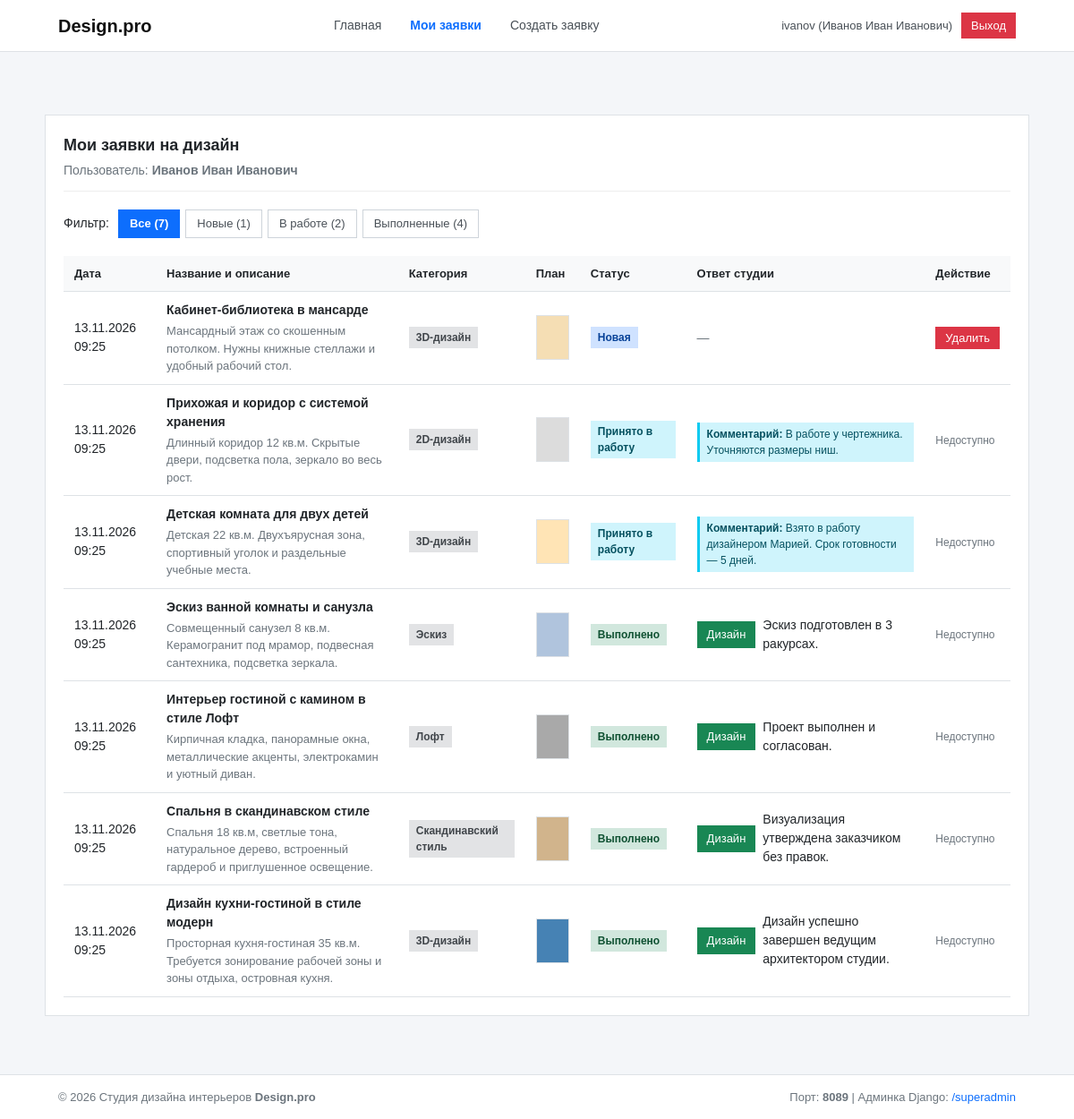
Page /cabinet/ (signed in) on the earlier database version.
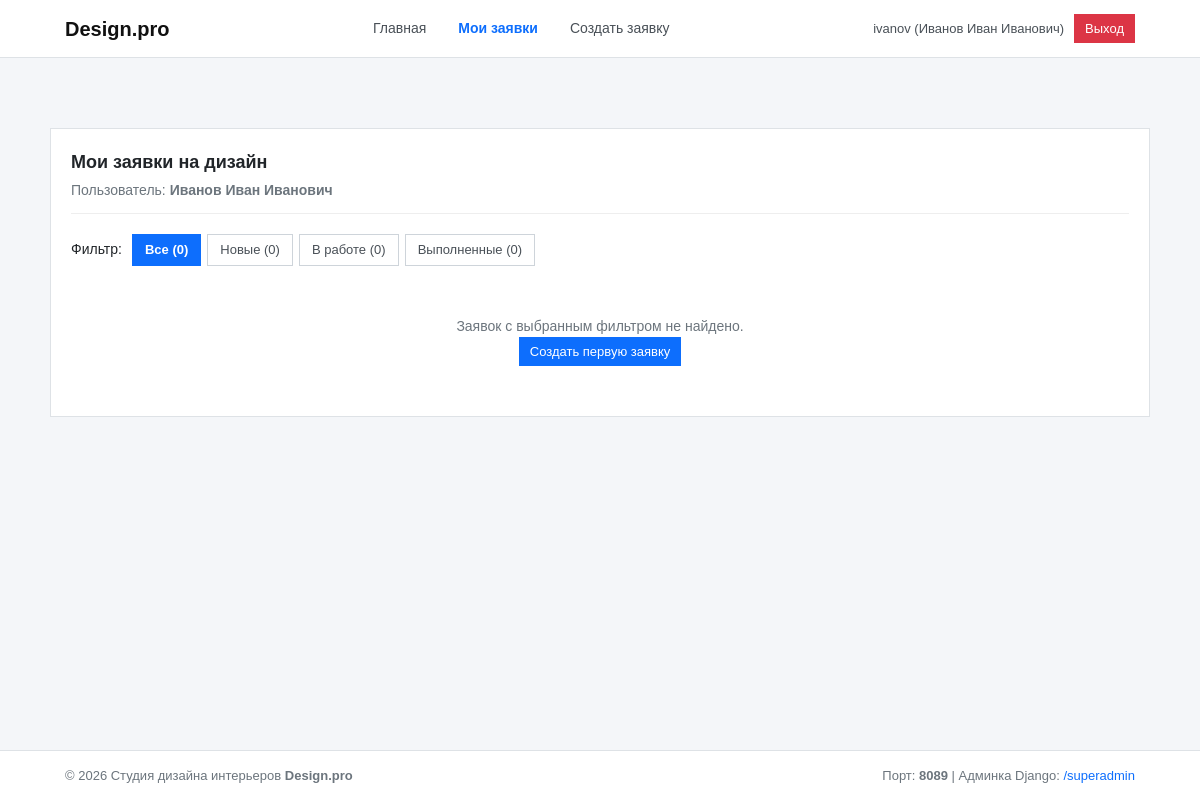
Same page on the later database version.
### catalog/models.py (models this page shows, shortened)
class Application(models.Model):
    STATUS_NEW = 'new'
    STATUS_IN_PROGRESS = 'in_progress'
    STATUS_COMPLETED = 'completed'
    STATUS_CHOICES = [
        (STATUS_NEW, 'Новая'),
        (STATUS_IN_PROGRESS, 'Принято в работу'),
        (STATUS_COMPLETED, 'Выполнено'),
    ]
    user = models.ForeignKey(
        settings.AUTH_USER_MODEL,
        on_delete=models.CASCADE,
        related_name='applications',
        verbose_name='Пользователь'
    )
    title = models.CharField(
        max_length=200,
        verbose_name='Название заявки'
    )
    description = models.TextField(
        verbose_name='Описание заявки'
    )
    category = models.ForeignKey(
        Category,
        on_delete=models.CASCADE,
        related_name='applications',
        verbose_name='Категория заявки'
    )
    photo = models.ImageField(
        upload_to='photos/',
        validators=[validate_photo_file],
        verbose_name='Фото помещения или его план'
    )
    created_at = models.DateTimeField(
        auto_now_add=True,
        verbose_name='Временная метка добавления'
    )
    status = models.CharField(
        max_length=20,
        choices=STATUS_CHOICES,
        default=STATUS_NEW,
        verbose_name='Статус заявки'
    )
    comment = models.TextField(
        blank=True,
        null=True,
        verbose_name='Комментарий администратора'
    )
    design_image = models.ImageField(
        upload_to='designs/',
        blank=True,
        null=True,
        validators=[validate_design_file],
        verbose_name='Изображение созданного дизайна'
    )
    class Meta:
        verbose_name = 'Заявка'
        verbose_name_plural = 'Заявки'
        ordering = ['-created_at']
    @property
    def is_deletable(self):
        return self.status == self.STATUS_NEW

class Category(models.Model):
    name = models.CharField(
        max_length=100,
        unique=True,
        verbose_name='Название категории'
    )
    class Meta:
        verbose_name = 'Категория'
        verbose_name_plural = 'Категории'
        ordering = ['name']

### catalog/views.py (the view)
# urls.py: path('cabinet/', views.cabinet_view, name='cabinet'),
@login_required
def cabinet_view(request):
    user_apps = Application.objects.filter(user=request.user).select_related('category')
    total_count = user_apps.count()
    new_count = user_apps.filter(status=Application.STATUS_NEW).count()
    in_progress_count = user_apps.filter(status=Application.STATUS_IN_PROGRESS).count()
    completed_count = user_apps.filter(status=Application.STATUS_COMPLETED).count()
    current_filter = request.GET.get('status', 'all')
    if current_filter in [Application.STATUS_NEW, Application.STATUS_IN_PROGRESS, Application.STATUS_COMPLETED]:
        user_apps = user_apps.filter(status=current_filter)
    user_apps = user_apps.order_by('-created_at')
    context = {
        'applications': user_apps,
        'current_filter': current_filter,
        'total_count': total_count,
        'new_count': new_count,
        'in_progress_count': in_progress_count,
        'completed_count': completed_count,
    }
    return render(request, 'catalog/cabinet.html', context)

### templates/catalog/cabinet.html (shortened to what the changed rows need)
{% extends 'base.html' %}
{% block content %}
<div class="box">
    <div class="box-header">
        <div>
            <h2 class="box-title">Мои заявки на дизайн</h2>
        </div>
    </div>
    <div class="filter-bar">
        <div class="filter-group">
            <a href="{% url 'cabinet' %}?status=all" class="filter-btn {% if current_filter == 'all' or not current_filter %}active{% endif %}">
                Все ({{ total_count }})
            </a>
            <a href="{% url 'cabinet' %}?status=new" class="filter-btn {% if current_filter == 'new' %}active{% endif %}">
                Новые ({{ new_count }})
            </a>
            <a href="{% url 'cabinet' %}?status=in_progress" class="filter-btn {% if current_filter == 'in_progress' %}active{% endif %}">
                В работе ({{ in_progress_count }})
            </a>
            <a href="{% url 'cabinet' %}?status=completed" class="filter-btn {% if current_filter == 'completed' %}active{% endif %}">
                Выполненные ({{ completed_count }})
            </a>
        </div>
    </div>
    {% if applications %}
        <div class="table-wrap">
            <table>
                <thead>
                    <tr>
                        <th class="col-date">Дата</th>
                        <th>Название и описание</th>
                        <th class="col-category">Категория</th>
                        <th class="col-thumb">План</th>
                        <th class="col-status">Статус</th>
                        <th>Ответ студии</th>
                        <th class="col-action">Действие</th>
                    </tr>
                </thead>
                <tbody>
                    {% for app in applications %}
                        <tr>
                            <td class="col-date-text">
                                {{ app.created_at|date:"d.m.Y H:i" }}
                            </td>
                            <td>
                                <div class="app-title">{{ app.title }}</div>
                                <div class="app-desc">{{ app.description }}</div>
                            </td>
                            <td>
                                <span class="badge badge-category">{{ app.category.name }}</span>
                            </td>
                            <td>
                                {% if app.photo %}
                                    <a href="{{ app.photo.url }}" target="_blank">
                                        <img src="{{ app.photo.url }}" alt="План" class="app-thumb">
                                    </a>
                                {% else %}
                                    <span class="text-muted">—</span>
                                {% endif %}
                            </td>
                            <td>
                                {% if app.status == 'new' %}
                                    <span class="badge badge-new">Новая</span>
                                {% elif app.status == 'in_progress' %}
                                    <span class="badge badge-progress">Принято в работу</span>
                                {% elif app.status == 'completed' %}
                                    <span class="badge badge-completed">Выполнено</span>
                                {% endif %}
                            </td>
                            <td>
                                {% if app.status == 'in_progress' and app.comment %}
                                    <div class="comment-text"><strong>Комментарий:</strong> {{ app.comment }}</div>
                                {% elif app.status == 'completed' %}
                                    <div class="completed-reply">
                                        {% if app.design_image %}
                                            <a href="{{ app.design_image.url }}" target="_blank" class="btn btn-sm btn-success">Дизайн</a>
                                        {% endif %}
                                        {% if app.comment %}
                                            <span class="comment-note">{{ app.comment }}</span>
                                        {% endif %}
                                    </div>
                                {% else %}
                                    <span class="text-muted">—</span>
                                {% endif %}
                            </td>
                            <td class="col-action-cell">
                                {% if app.is_deletable %}
                                    <button type="button" class="btn btn-danger btn-sm" onclick="document.getElementById('delModal{{ app.pk }}').showModal()">
                                        Удалить
                                    </button>
                                {% else %}
                                    <span class="text-muted small">Недоступно</span>
                                {% endif %}
                            </td>
                        </tr>
                    {% endfor %}
                </tbody>
            </table>
        </div>
    {% else %}
        <div class="empty-state">
            <p class="empty-state-text">Заявок с выбранным фильтром не найдено.</p>
            <a href="{% url 'application-create' %}" class="btn btn-sm btn-primary">Создать первую заявку</a>
        </div>
    {% endif %}
</div>
{% endblock %}

Differences in the rows shown:
removed Application: created_at "13.11.2026 09:25", title "Кабинет-библиотека в мансарде", description "Мансардный этаж со скошенным потолком. Нужны книжные стеллажи и удобный рабочий стол.", category.name "3D-дизайн", photo (picture), status "Новая"
removed Application: created_at "13.11.2026 09:25", title "Прихожая и коридор с системой хранения", description "Длинный коридор 12 кв.м. Скрытые двери, подсветка пола, зеркало во весь рост.", category.name "2D-дизайн", photo (picture), status "Принято в работу", comment "В работе у чертежника. Уточняются размеры ниш."
removed Application: created_at "13.11.2026 09:25", title "Детская комната для двух детей", description "Детская 22 кв.м. Двухъярусная зона, спортивный уголок и раздельные учебные места.", category.name "3D-дизайн", photo (picture), status "Принято в работу", comment "Взято в работу дизайнером Марией. Срок готовности — 5 дней."
removed Application: created_at "13.11.2026 09:25", title "Эскиз ванной комнаты и санузла", description "Совмещенный санузел 8 кв.м. Керамогранит под мрамор, подвесная сантехника, подсветка зеркала.", category.name "Эскиз", photo (picture), status "Выполнено", comment "Эскиз подготовлен в 3 ракурсах."
removed Application: created_at "13.11.2026 09:25", title "Интерьер гостиной с камином в стиле Лофт", description "Кирпичная кладка, панорамные окна, металлические акценты, электрокамин и уютный диван.", category.name "Лофт", photo (picture), status "Выполнено", comment "Проект выполнен и согласован."
removed Application: created_at "13.11.2026 09:25", title "Спальня в скандинавском стиле", description "Спальня 18 кв.м, светлые тона, натуральное дерево, встроенный гардероб и приглушенное освещение.", category.name "Скандинавский стиль", photo (picture), status "Выполнено", comment "Визуализация утверждена заказчиком без правок."
removed Application: created_at "13.11.2026 09:25", title "Дизайн кухни-гостиной в стиле модерн", description "Просторная кухня-гостиная 35 кв.м. Требуется зонирование рабочей зоны и зоны отдыха, островная кухня.", category.name "3D-дизайн", photo (picture), status "Выполнено", comment "Дизайн успешно завершен ведущим архитектором студии."
Other differences:
{{ total_count }}: "7" → "0"
{{ new_count }}: "1" → "0"
{{ in_progress_count }}: "2" → "0"
{{ completed_count }}: "4" → "0"
text no longer shown: "Дата Название и описание Категория План Статус Ответ студии Действие"
text now shown: "Заявок с выбранным фильтром не найдено. Создать первую заявку"
